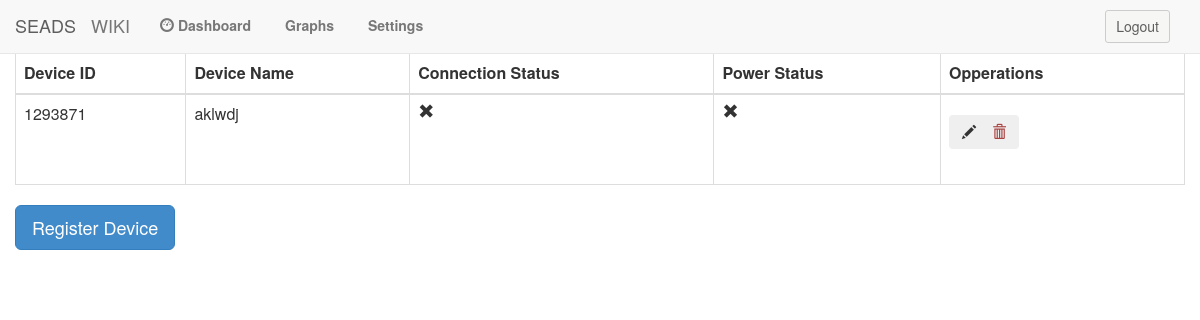
Before: /dashboard/ (signed in) with the older database file.
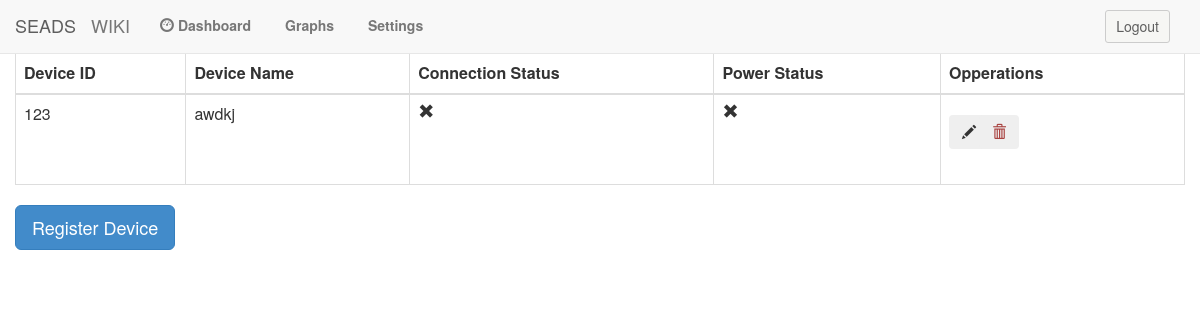
After: the same page with the newer database file.
### seadssite/models.py (models this page shows, shortened)
class Map(models.Model):
	user = models.ForeignKey(User)
	device = models.ForeignKey(Devices)
	'''
	getters
	'''
	def get_device(self):
		return self.device
	'''
	setters
	'''

class Devices(models.Model):
	device_id = models.IntegerField()
	name = models.CharField(max_length=200, default='DEFAULT VALUE')
	connection_status = models.BooleanField(default=False)
	power_status = models.BooleanField(default=False)
	'''
	getters
	'''
	def get_id(self):
		return self.device_id
	def get_name(self):
		return self.name
	def get_connection(self):
		return self.connection_status
	def get_power(self):
		return self.power_status
	'''
	setters
	'''

### seadssite/views.py (the view, shortened to what this page needs)
# urls.py: url(r'^dashboard/',v.DashboardView),
def DashboardView(request):
    device_id = 0
    current_user = request.user
    user_devices = Map.objects.filter(user_id=current_user.id)
    return render(request, 'dashboard.html', {'devices': user_devices, 'device_id': device_id})

### seadssite/templates/dashboard.html (shortened to what this page needs)
{% extends "base.html" %}
{% load staticfiles %}
{% block content %}
<div class="col-md-12">
	<div class="table-responsive">
		<table class="table table-hover table table-bordered">
			<thead>
				<th>Device ID</th>
				<th>Device Name</th>
				<th>Connection Status</th>
				<th>Power Status</th>
				<th>Opperations</th>
			</thead>
			<tbody>
				{% for device in devices%}
				<tr>
					<td>{{device.get_device.get_id}}</td>
					<td>{{device.get_device.get_name}}</td>
					<td>{% if device.get_device.get_connection %}
						<i class="glyphicon glyphicon-ok"></i>
						{% else %}
						<i class="glyphicon glyphicon-remove"></i>
						{%endif%}
					</td>
					<td>{% if device.get_device.get_power %}
						<i class="glyphicon glyphicon-ok"></i>
						{% else %}
						<i class="glyphicon glyphicon-remove"></i>
						{%endif%}</td>
						<td>
							<div class="row">
								<div class="col-md-1">
									<button type="submit" class="btn glyphicon glyphicon-pencil" value={{device.get_id}} name="modify">
									</button></div>
									<div class="col-md-1">
										<form method="post">
											<button type="submit" class="btn glyphicon glyphicon-trash text-danger" value={{device.get_id}} name="delete">
											</button>
										</form>
									</div>
								</div>
							</td>
						</tr>
						{% endfor %}
					</tbody>
				</table>
				<button type="button" class="btn btn-primary btn-lg" data-toggle="modal" data-target="#register_modal">
					Register Device
				</button>
			</div>
		</div>
		{% endblock %}

### seadssite/templates/base.html (shortened to what this page needs)
{% load staticfiles %}
<html>
<head>
  <link href="{% static 'css/bootstrap.min.css' %}"
  rel="stylesheet" media="screen">
  <link href="{% static 'css/landing.css' %}" rel="stylesheet">
  <nav class="navbar navbar-default navbar-fixed-top" role="navigation">
   <div class="container-fluid">
    <div class="nav-header">
     <a class="navbar-brand" href="/">SEADS</a>
     <a class="navbar-brand" href="">WIKI</a>
   </div>
   <div class="navbar-collapse collapse navbar-left">
    <ul class="nav navbar-nav">
     {% if user.is_anonymous %}
     {% else %}
     <li><a class="navbar-left" href="/dashboard/"><span class="glyphicon glyphicon-dashboard"></span> <b>Dashboard</b></a></li>
     <li><a class="navbar-left" href="/visualization/"> <b>Graphs</b></a></li>
     <li><a class="navbar-left" href=""> <b>Settings</b></a></li>
     {% endif %}
   </ul>
 </div>
 <div class="navbar-collapse collapse navbar-right">
  <ul class="nav navbar-nav">
    {% if user.is_anonymous %}
    <li class="signin"><button type="button" class="btn btn-default navbar-btn btn-sm signin actSign" onclick="window.location ='{%url 'django.contrib.auth.views.login' %}'">
      Sign In</button></li>
      <li class="signin"><button type="button" class="btn btn-default navbar-btn btn-sm signin actSign" onclick="window.location ='/register/'">
        Register</button></li>
        {% else %}
        <li class="signin"><button type="button" class="btn btn-default navbar-btn btn-sm signin actSign" onclick="window.location ='{%url 'django.contrib.auth.views.logout' %}'">
          Logout</button></li>
          {% endif %}
        </ul>
      </div>
    </div>
  </nav>
</head>
<body>
  {% block content %}
  {% endblock %}
</body>
</html>

### SeadsFront/static/css/landing.css (style rules this page uses)
.row { padding-top: 5%; padding-bottom: 5%; }
.btn.btn-default.navbar-btn.btn-sm.signin { color: #5e5e5e; background-color: #F6F6F4; font-family: "Helvetica Neue",Helvetica,Arial,sans-serif; font-size: 14px; }
ul>li.signin { padding-left: 15px; padding-right: 15px; }

### seadssite/templates/base.html (style rules this page uses)
body { padding-top: 53px; }

Changed rows visible on the page:
removed Map: get_device.get_id "1293871", get_device.get_name "aklwdj"
added Map: get_device.get_id "123", get_device.get_name "awdkj"
